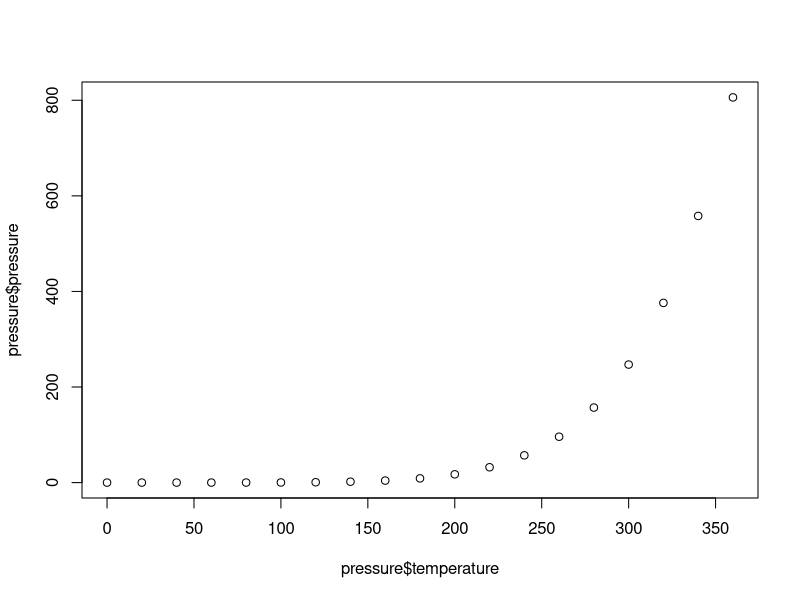
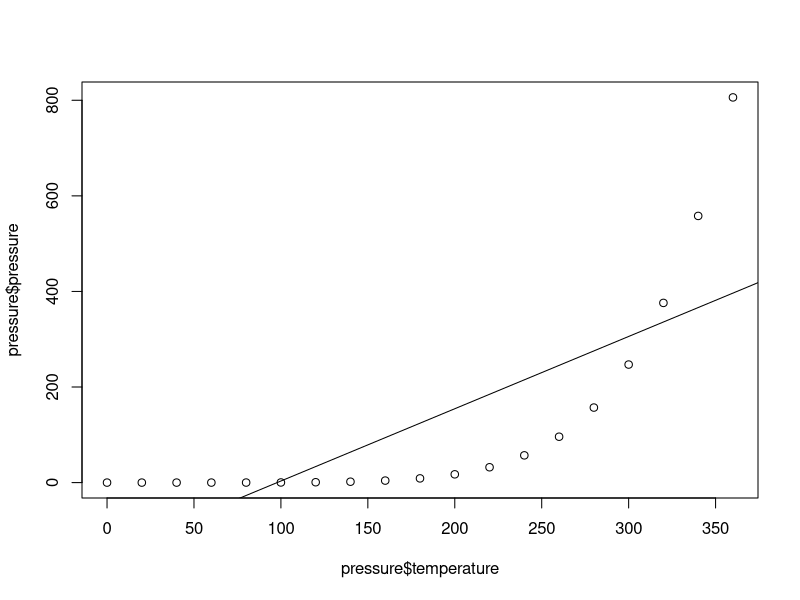
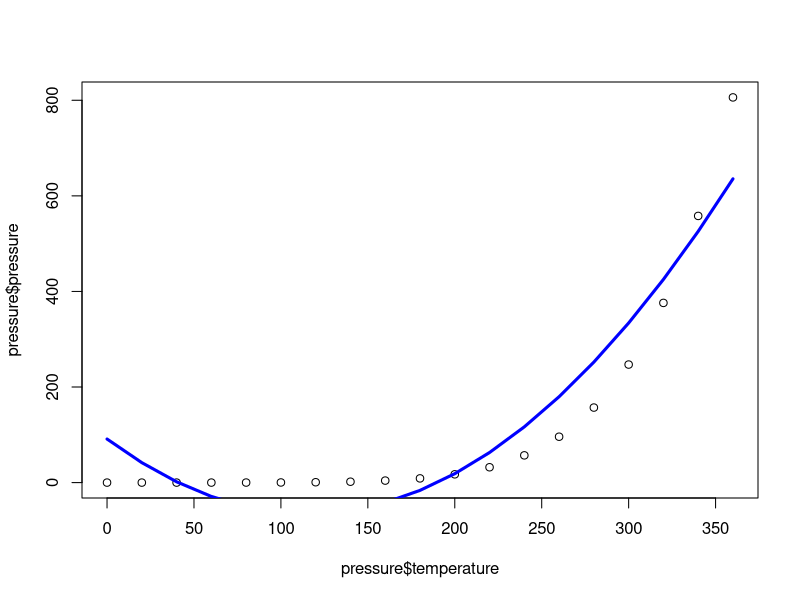
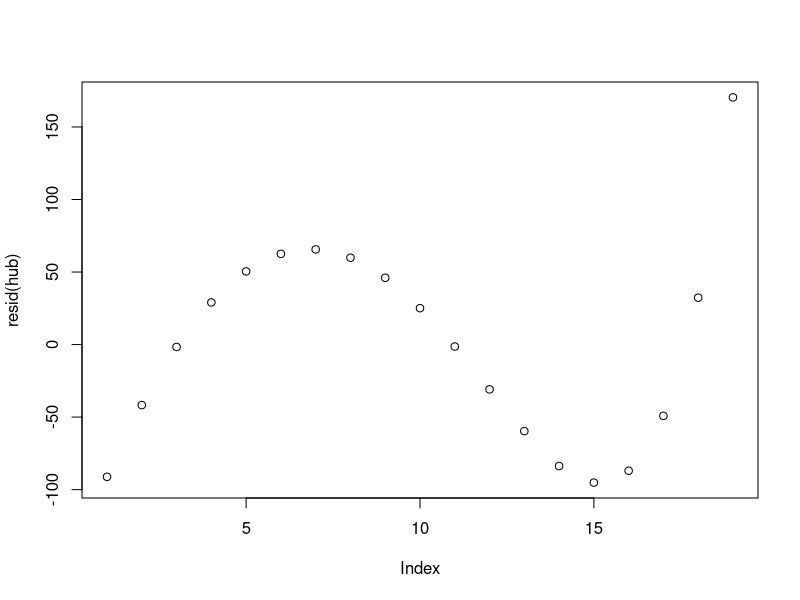
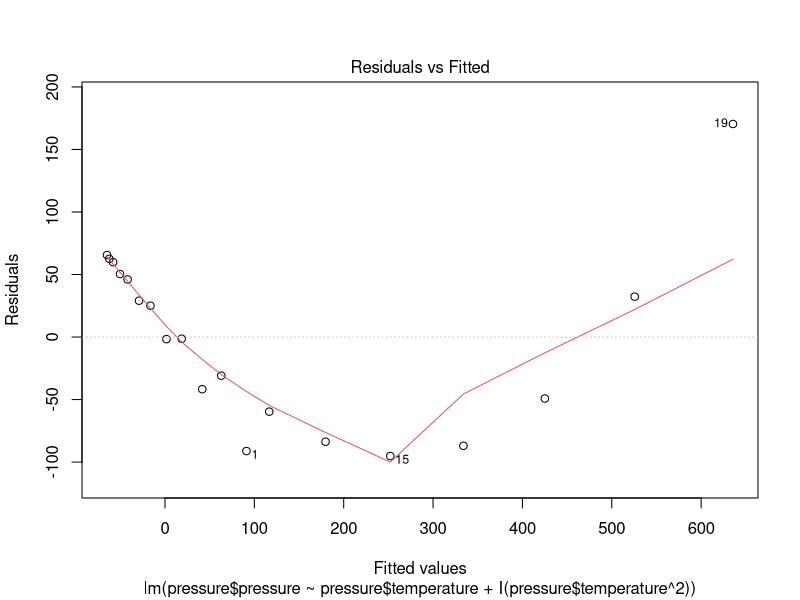
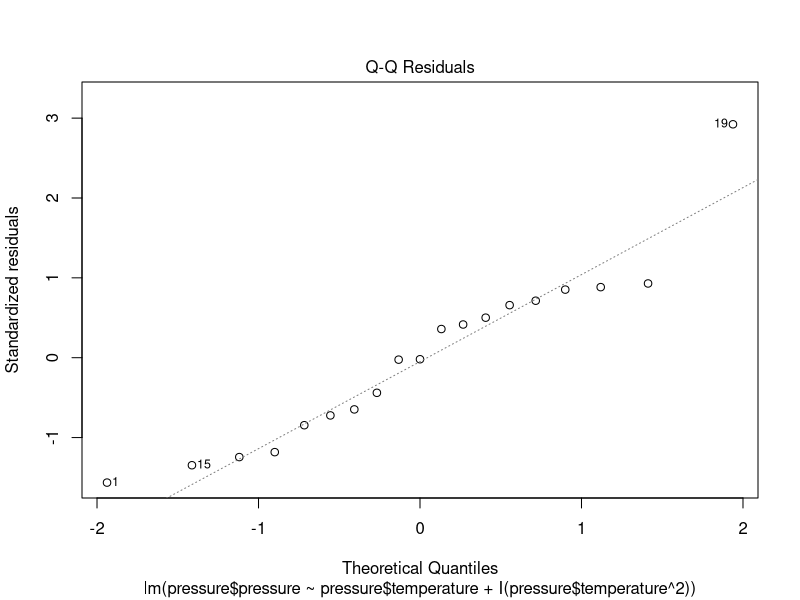
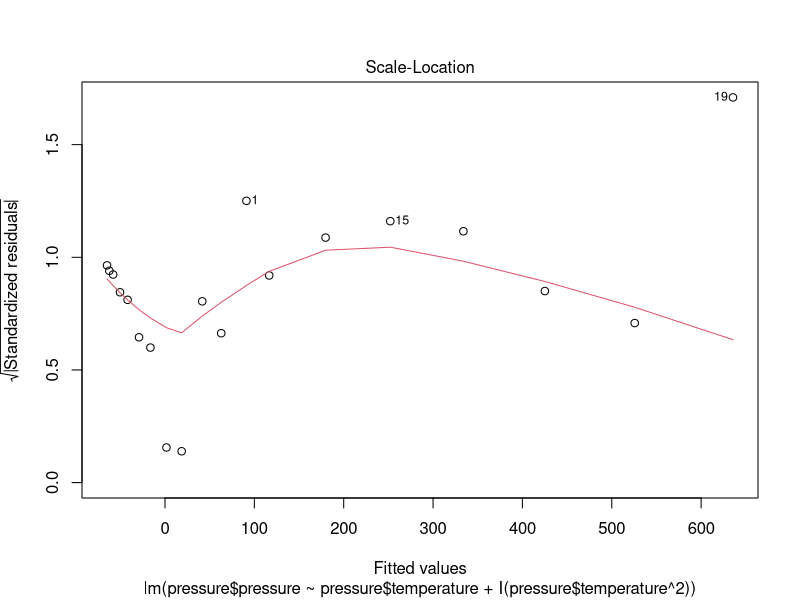
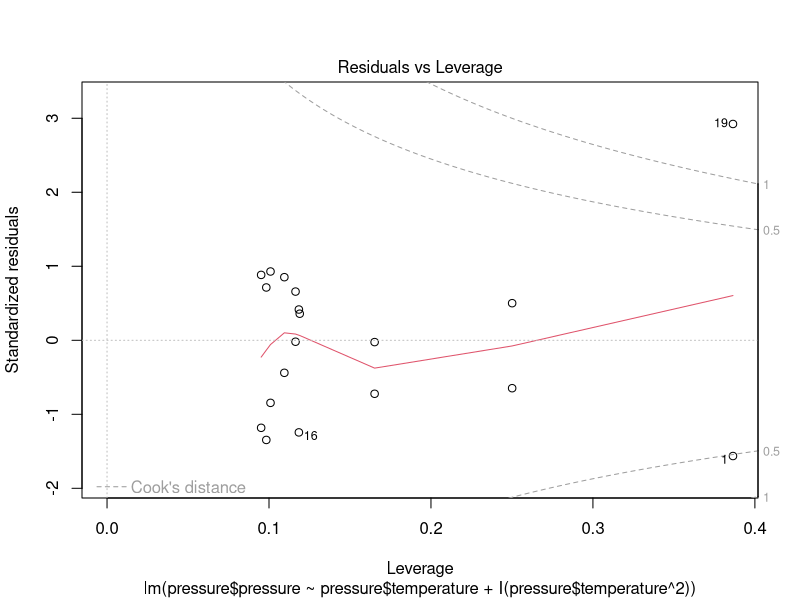

Write the R code that produced these figures, in order.
## ---- chunk 1
data("pressure")
pressure
## ---- chunk 2
plot(pressure$temperature,pressure$pressure)
cor(pressure$temperature,pressure$pressure)
## ---- chunk 3
coke=lm(pressure$pressure~pressure$temperature)
summary(coke)
plot(pressure$temperature,pressure$pressure)
abline(coke)
## ---- chunk 4
# using indicator method
hub=lm(pressure$pressure~pressure$temperature+I(pressure$temperature^2))
summary(hub)
## ---- chunk 5
plot(pressure$temperature,pressure$pressure)

lines(smooth.spline(pressure$temperature,predict(hub)),col="blue",lwd=3)# fitting the new model to the scatter plot

plot(resid(hub))# residual plot
## ---- chunk 6
# to check for res vales (Normality check)
re1=rstandard(hub)
re1


plot(hub)
shapiro.test(re1)
## ---- chunk 7
library(lmtest)
bptest(hub)
## ---- chunk 8

## ---- chunk 9

## ---- chunk 10

## ---- chunk 11

## ---- chunk 12

## ---- chunk 13

## ---- chunk 14

## ---- chunk 15

## ---- chunk 16

## ---- chunk 17

## ---- chunk 18

## ---- chunk 19

